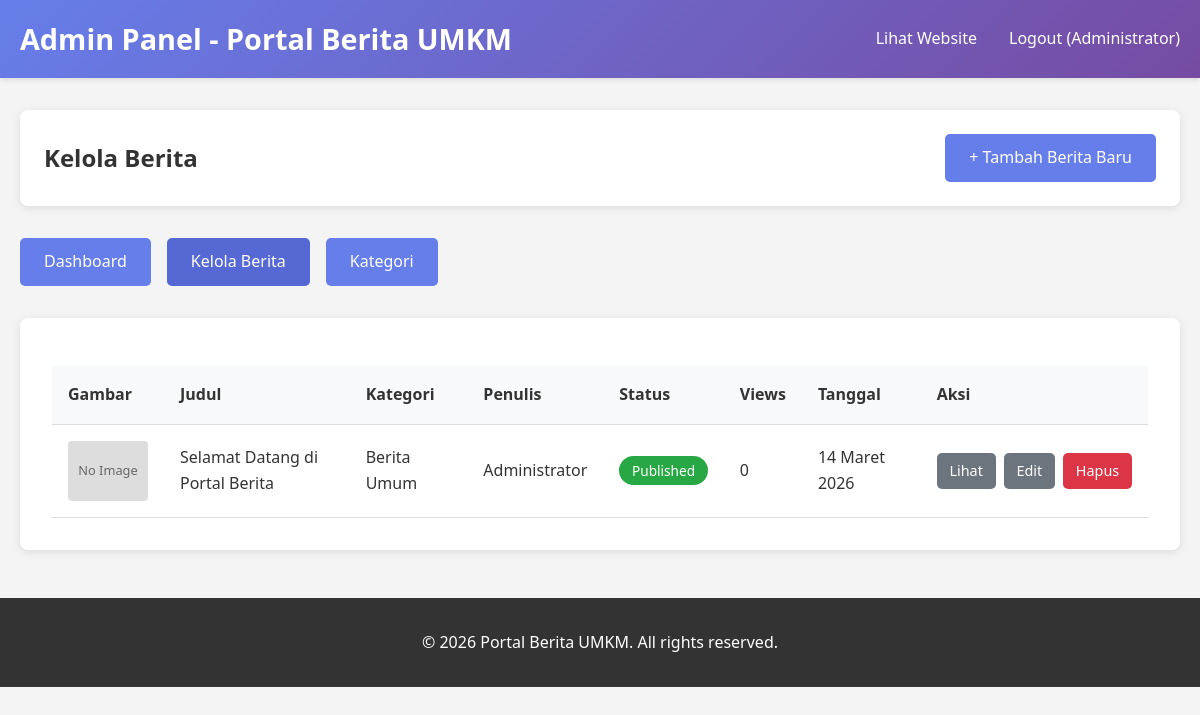
Screenshot of /admin/news.php (signed in) with the database file from the repository.
### tables this page shows
CREATE TABLE IF NOT EXISTS news (
    id INT AUTO_INCREMENT PRIMARY KEY,
    judul VARCHAR(255) NOT NULL,
    slug VARCHAR(255) UNIQUE NOT NULL,
    konten TEXT NOT NULL,
    gambar VARCHAR(255),
    category_id INT,
    author_id INT,
    views INT DEFAULT 0,
    status ENUM('draft', 'published') DEFAULT 'draft',
    created_at TIMESTAMP DEFAULT CURRENT_TIMESTAMP,
    updated_at TIMESTAMP DEFAULT CURRENT_TIMESTAMP ON UPDATE CURRENT_TIMESTAMP,
    FOREIGN KEY (category_id) REFERENCES categories(id) ON DELETE SET NULL,
    FOREIGN KEY (author_id) REFERENCES users(id) ON DELETE SET NULL
);

CREATE TABLE IF NOT EXISTS categories (
    id INT AUTO_INCREMENT PRIMARY KEY,
    nama VARCHAR(100) NOT NULL,
    slug VARCHAR(100) UNIQUE NOT NULL,
    created_at TIMESTAMP DEFAULT CURRENT_TIMESTAMP
);

CREATE TABLE IF NOT EXISTS users (
    id INT AUTO_INCREMENT PRIMARY KEY,
    username VARCHAR(50) UNIQUE NOT NULL,
    password VARCHAR(255) NOT NULL,
    nama VARCHAR(100) NOT NULL,
    email VARCHAR(100) NOT NULL,
    created_at TIMESTAMP DEFAULT CURRENT_TIMESTAMP
);

### includes/config.php (called while the page is built, shortened)
<?php
function format_date($date) {
    $months = [
        1 => 'Januari', 'Februari', 'Maret', 'April', 'Mei', 'Juni',
        'Juli', 'Agustus', 'September', 'Oktober', 'November', 'Desember'
    ];
    $timestamp = strtotime($date);
    $day = date('d', $timestamp);
    $month = $months[date('n', $timestamp)];
    $year = date('Y', $timestamp);
    return "$day $month $year";
}
?>

### admin/news.php (the view, shortened to what this page needs)
<?php
require_once '../includes/config.php';
$query = "SELECT n.*, c.nama as category_name, u.nama as author_name
          FROM news n
          LEFT JOIN categories c ON n.category_id = c.id
          LEFT JOIN users u ON n.author_id = u.id
          ORDER BY n.created_at DESC";
$result = $conn->query($query);
?>
<!DOCTYPE html>
<html lang="id">
<head>
    <link rel="stylesheet" href="../assets/css/style.css">
</head>
<body>
    <header>
        <div class="container">
            <h1><a href="index.php">Admin Panel - <?php echo SITE_NAME; ?></a></h1>
            <nav>
                <ul>
                    <li><a href="../index.php" target="_blank">Lihat Website</a></li>
                    <li><a href="logout.php">Logout (<?php echo $_SESSION['admin_name']; ?>)</a></li>
                </ul>
            </nav>
        </div>
    </header>
    <div class="admin-container">
        <div class="admin-header">
            <h2>Kelola Berita</h2>
            <a href="news-add.php" class="btn">+ Tambah Berita Baru</a>
        </div>
        <div class="admin-nav">
            <a href="index.php">Dashboard</a>
            <a href="news.php" class="active">Kelola Berita</a>
            <a href="categories.php">Kategori</a>
        </div>
        <div class="admin-content" style="margin-top: 2rem;">
            <table>
                <thead>
                    <tr>
                        <th>Gambar</th>
                        <th>Judul</th>
                        <th>Kategori</th>
                        <th>Penulis</th>
                        <th>Status</th>
                        <th>Views</th>
                        <th>Tanggal</th>
                        <th>Aksi</th>
                    </tr>
                </thead>
                <tbody>
                    <?php if ($result->num_rows > 0): ?>
                        <?php while($news = $result->fetch_assoc()): ?>
                            <tr>
                                <td>
                                    <?php if ($news['gambar']): ?>
                                        <img src="../assets/uploads/<?php echo $news['gambar']; ?>"
                                             alt="<?php echo htmlspecialchars($news['judul']); ?>">
                                    <?php else: ?>
                                        <div style="width: 80px; height: 60px; background: #ddd; display: flex; align-items: center; justify-content: center; border-radius: 4px; font-size: 0.8rem; color: #666;">
                                            No Image
                                        </div>
                                    <?php endif; ?>
                                </td>
                                <td><?php echo htmlspecialchars($news['judul']); ?></td>
                                <td><?php echo $news['category_name']; ?></td>
                                <td><?php echo $news['author_name']; ?></td>
                                <td>
                                    <span style="background: <?php echo $news['status'] == 'published' ? '#28a745' : '#ffc107'; ?>;
                                                 color: white; padding: 0.3rem 0.8rem; border-radius: 20px; font-size: 0.85rem;">
                                        <?php echo ucfirst($news['status']); ?>
                                    </span>
                                </td>
                                <td><?php echo $news['views']; ?></td>
                                <td><?php echo format_date($news['created_at']); ?></td>
                                <td>
                                    <div class="table-actions">
                                        <a href="../pages/detail.php?slug=<?php echo $news['slug']; ?>"
                                           class="btn btn-secondary" target="_blank">Lihat</a>
                                        <a href="news-edit.php?id=<?php echo $news['id']; ?>"
                                           class="btn btn-secondary">Edit</a>
                                        <a href="news.php?delete=<?php echo $news['id']; ?>"
                                           class="btn btn-danger"
                                           onclick="return confirm('Yakin ingin menghapus berita ini?')">Hapus</a>
                                    </div>
                                </td>
                            </tr>
                        <?php endwhile; ?>
                    <?php else: ?>
                        <tr>
                            <td colspan="8" style="text-align: center;">Belum ada berita.</td>
                        </tr>
                    <?php endif; ?>
                </tbody>
            </table>
        </div>
    </div>
    <footer>
        <div class="container">
            <p>&copy; <?php echo date('Y'); ?> <?php echo SITE_NAME; ?>. All rights reserved.</p>
        </div>
    </footer>
</body>
</html>

### assets/css/style.css (style rules this page uses)
* { margin: 0; padding: 0; box-sizing: border-box; }
body { font-family: 'Segoe UI', Tahoma, Geneva, Verdana, sans-serif; line-height: 1.6; color: #333; background-color: #f4f4f4; }
a { text-decoration: none; color: inherit; }
.container { max-width: 1200px; margin: 0 auto; padding: 0 20px; }
header { background: linear-gradient(135deg, #667eea 0%, #764ba2 100%); color: white; padding: 1rem 0; box-shadow: 0 2px 5px rgba(0,0,0,0.1); }
header .container { display: flex; justify-content: space-between; align-items: center; }
header h1 { font-size: 1.8rem; }
header h1 a { color: white; }
nav ul { list-style: none; display: flex; gap: 2rem; }
nav a { color: white; font-weight: 500; transition: opacity 0.3s; }
.btn { display: inline-block; padding: 0.7rem 1.5rem; background: #667eea; color: white; border-radius: 5px; border: none; cursor: pointer; font-size: 1rem; transition: background 0.3s; }
.btn-secondary { background: #6c757d; }
.btn-danger { background: #dc3545; }
footer { background: #333; color: white; text-align: center; padding: 2rem 0; margin-top: 3rem; }
.admin-container { max-width: 1400px; margin: 2rem auto; padding: 0 20px; }
.admin-header { background: white; padding: 1.5rem; border-radius: 8px; margin-bottom: 2rem; box-shadow: 0 2px 10px rgba(0,0,0,0.1); display: flex; justify-content: space-between; align-items: center; }
.admin-nav { display: flex; gap: 1rem; margin-top: 1rem; }
.admin-nav a { padding: 0.7rem 1.5rem; background: #667eea; color: white; border-radius: 5px; transition: background 0.3s; }
.admin-nav a:hover, .admin-nav a.active { background: #5568d3; }
.admin-content { background: white; padding: 2rem; border-radius: 8px; box-shadow: 0 2px 10px rgba(0,0,0,0.1); }
table { width: 100%; border-collapse: collapse; margin-top: 1rem; }
table th, table td { padding: 1rem; text-align: left; border-bottom: 1px solid #ddd; }
table th { background: #f8f9fa; font-weight: 600; }
.table-actions { display: flex; gap: 0.5rem; }
.table-actions a, .table-actions button { padding: 0.4rem 0.8rem; font-size: 0.9rem; }

### rows the page displays
news: shows "No Image", judul "Selamat Datang di Portal Berita", category.nama "Berita Umum", author.nama "Administrator", status "Published", views "0", created_at "14 Maret 2026"

### other values shown
SITE_NAME "Portal Berita UMKM"
$_SESSION['admin_name'] "Administrator"
